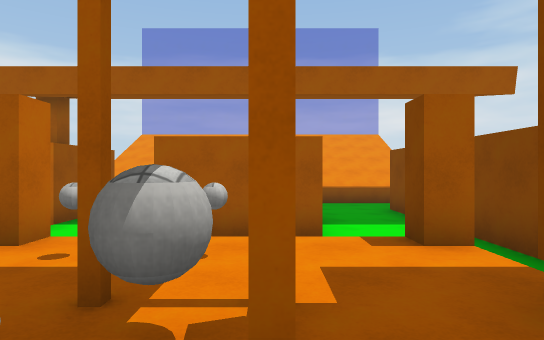
view 1 (above)

12 first-person views from a walk through a Unity game level. The camera is 1.5 m above the floor, looks level and sees 75° across. The floor is counted in squares, 2 m on a side. Each view is taken from the middle of a square. On the plan, view 1 faces up. The plan holds only what a view shows up to about 11 squares ahead; the rest is blank. The place goes on beyond the plan. Surface patterns are stand-ins for the level's own textures.

view 2
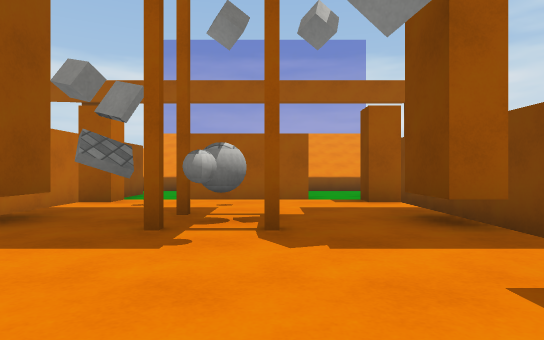

view 3
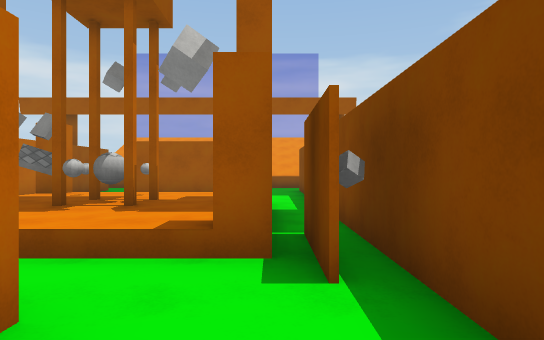

view 4
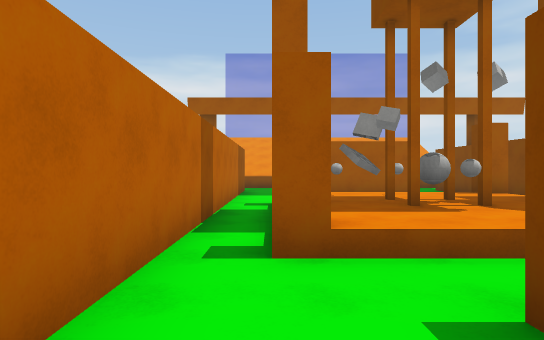

view 5
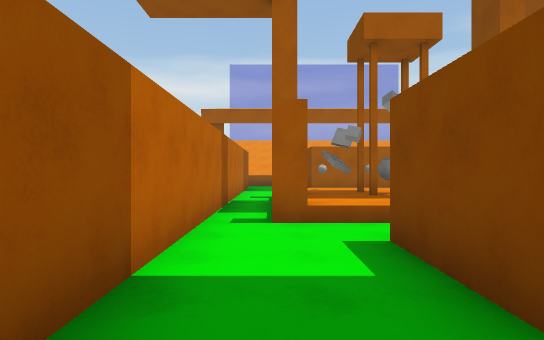

view 6
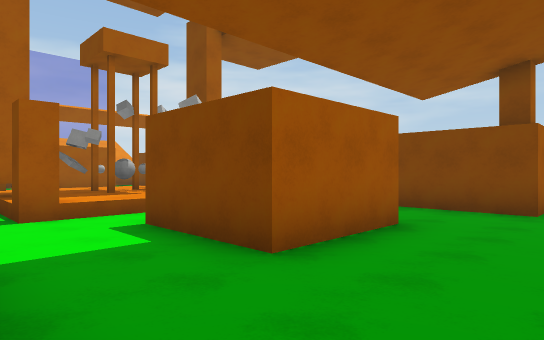

view 7
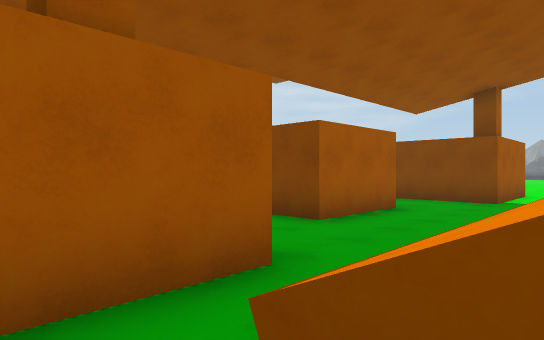

view 8
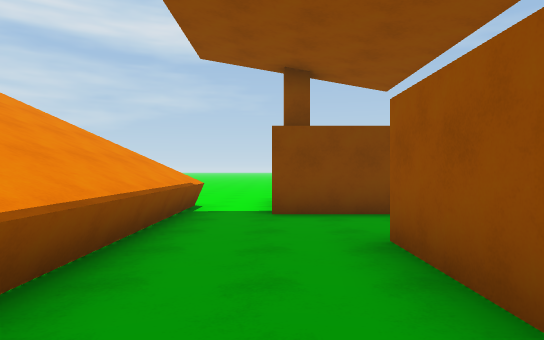

view 9
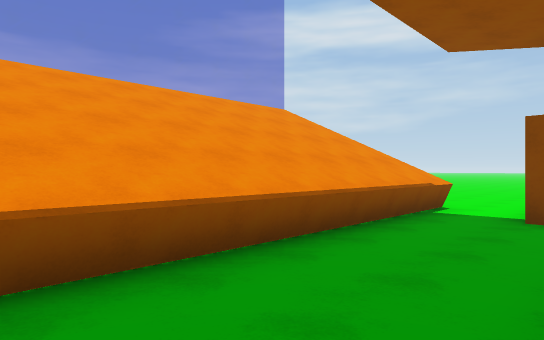

view 10
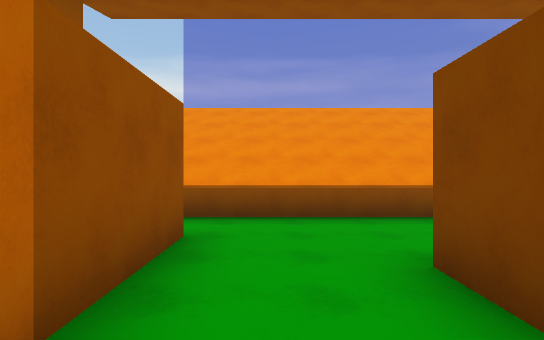

view 11
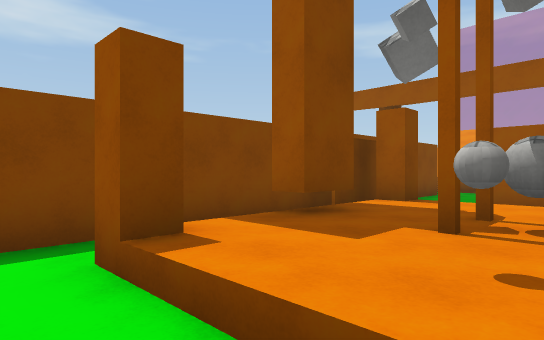

view 12
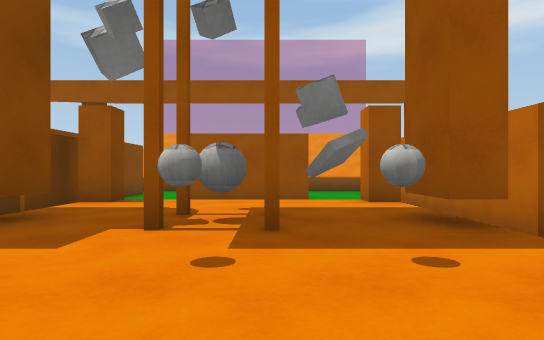

### Floor plan
Key: @ floor where view 1 was taken; # wall or solid block; . main floor; : floor 0.5 m higher than the main floor; / step, stairs or slope; ^ raised ledge; B orange block; A ball.
Columns run from 6 left of view 1 to 10 right of it. Each row starts with its distance up from view 1.
 12               ..
 11  ^^^^^^^^^^......
 10   ...............
  9   #......#   ..
  8   #......#
  7   #..##..#
  6   #. ##..#
  5   #. . ..#
  4   #B////B#
  3   #:AA::/#
  2   #####:##
  1   ##:A#:##
  0   #/:A@:/#
 -1   #B////B#
 -2   #......#
 -3   #..##  #
 -4   #..## .#
 -5   #......#
 -6 ###......####
 -7  ......
 -8 .^^^

Positions as (right, up) in squares from view 1, and headings:
1: (0, 0), facing up
2: (0, -2), facing up
3: (2, -4), facing up
4: (-3, -4), facing up
5: (-3, -6), facing up
6: (-4, -7), facing up-right
7: (-6, -8), facing up-right
8: (-3, 9), facing right
9: (-3, 8), facing up-right
10: (-3, 5), facing up
11: (-1, 5), facing down-right
12: (-1, 5), facing down
